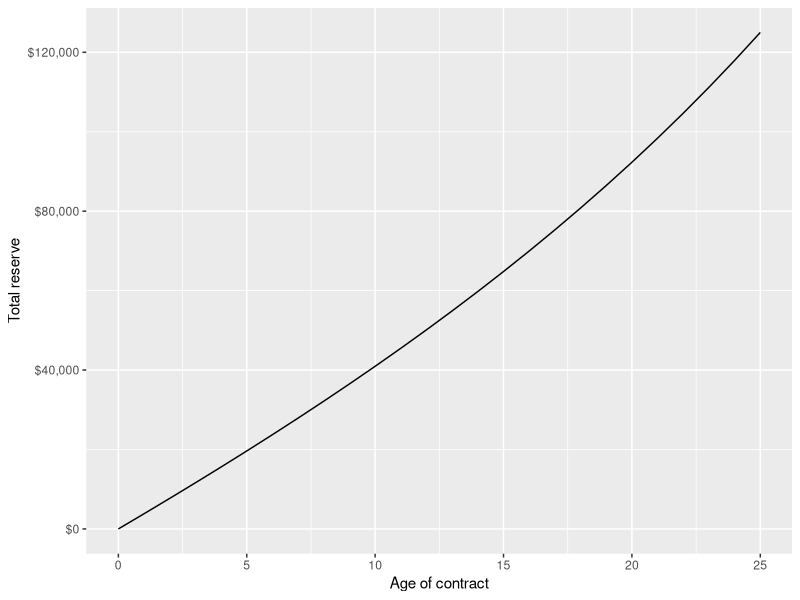

Reproduce this figure in R.
## ---- chunk 1
knitr::opts_chunk$set(echo = TRUE)
## ---- chunk 2
x <- 30     #age
T <- 35     #length of contract
D <- 20000  #disability pension
r <- 0.03   #intereset rate
premium_yearly <- 2500
## ---- chunk 3
lambda <- function(t){
  #we do not have any t-dependency
  m12 <- 0.0279 
  m13 <- 0.0229
  m11 <- -(m12+m13)
  m21 <- 0
  m23 <- 0.0229
  m22 <- -(m21+m23)
  m31 <- m32 <- m33 <- 0
  L <- matrix(c(m11,m12,m13,m21,m22,m23,m31,m32,m33), nrow=3, byrow=TRUE)
  
  return(L)
}
## ---- chunk 4
field <- function(t,M){
  return(M%*%lambda(t))
}

#field(t0, P0)

Euler <- function(t0,P0,h,tn){
  if(t0==tn){ return(P0)}
  N <- (tn-t0)/h
  D <- dim(P0)[1] #gives dimension of mxn matrix dim = c(m,n)
  #Initial condition at s
  P <- array(diag(D*(N+1)), dim=c(D,D,N+1))
  #First iteration
  P[,,1] <- P0
  
  
  for(n in 1:N){
    P[,,n+1] <- P[,,n]+h*field(t0+n*h,P[,,n])
  }
  return(P) #returns array, array(data , dim= c(3,3,2)), this stores 2 3x3 matricies
}

t0 <- 60       #start age
P0 <- diag(3)  #initial start with P(s,s) = I
tn <- 110      #end age
h <- 1/12      #step size 
N <- (tn-t0)/h #number of steps

sol <- Euler(t0,P0,h,tn) #contains ages transition probs from 60 to 65.

v <- function(t){
  return(exp(-r*t))
}


#v(s), but s in [30,35]
v_ages <- sapply(seq(30, 35, by = h), v) #we apply the function v to each element




#sum1 where we do not care about the premium until afterwards, we use Riemann-sum.
s1 <- 0 
for (i in 1:(length(v_ages)-1)){
  s1 <- s1 + v_ages[i]*sol[1,1, ][i]*h #survival i.e * -> *
}

#sum2: do not care about D=20.000 until afterwards
s2 <- 0 
for (i in 1:(length(v_ages)-1)){
  s2 <- s2 + v_ages[i]*sol[1,2,][i]*h #disability i.e * -> dis
}
 
#V*(30, A): 
V_30_A <- (1/v(30))*((-1)*premium_yearly*s1 + D*s2)
V_30_A

#V_[disabeld](30,A): 

s3 <- 0 
for (i in 1:(length(v_ages)-1)){
  s3 <- s3 + v_ages[i]*sol[2,2,][i]*h #disability i.e dis -> dis
}


#V_[disabeld](30,A): 
V_30_dis <- (1/v(30))*D*s3
V_30_dis

## ---- chunk 5
x <- 45 
T <- 20 
D <- 12000
r <- 0.03

#discount factor
v <- function(t){
  return(exp(-r*t))
}
## ---- chunk 6
#1: alive 
#2: disabled
#3: dead
m12 <- 0.0279 
m13 <- 0.0229
m11 <- -(m12+m13)
m21 <- 0
m23 <- 0.0229
m22 <- -(m21+m23)
m31 <- m32 <- m33 <- 0
## ---- chunk 7
p_11 <- function(t,s){
  return(exp(-1*0.0508*(s-t)))
}
## ---- chunk 8
#alive to dead
p_13 <- function(t,s){
  return(1-exp((-1)*m13*(s-t)))
}
## ---- chunk 9
list.of.packages <- c("tidyverse", "scales")
new.packages <- list.of.packages[!(list.of.packages %in% installed.packages()[,"Package"])]
if(length(new.packages)) install.packages(new.packages)

library(tidyverse)
library(scales)   #nice formatting of plots
## ---- chunk 10
x <- 35     #age
T <- 25     #length of contract
r <- 0.035  #interest rate 
E <- 125000 #endownment 
B <- 250000 #death-benfit
## ---- chunk 11
mu <- function(t){
  return(0.0015 + 0.0004*(t-35))
}
## ---- chunk 12
v <- function(t){
  return(exp(-r*t))
}
## ---- chunk 13
p_surv <- function(s,t){
  integral <- 0.0015*(t-s) + 0.0004*((1/2)*(t^2 -s^2) + 35*(s-t))
  return(exp(-integral))
}
p_surv(35,36)
## ---- chunk 14
res1 <- 0 
for (n in 0:(T-1)){
  res1 <- res1 + v(n+1)*p_surv(x, x+n)*(1-p_surv(x+n, x+n+1))
}

res2 <- 0 
for (n in 0:(T-1)){
  res2 <- res2 + v(n)*p_surv(x, x+n)
}

above <- B*res1 + v(T)*p_surv(x,x+T)*E #whats above in the premium expression
below <- res2            #whats below in the premium expression

premium_yearly <- above/below
premium_yearly

## ---- chunk 15
#Present value of reserve when including premiums. 
V_reserve_1 <- function(x=35, E = 125000 , T=25){
  #x: age of insured
  #B: benefit specified in contract
  #T: length of contract 
  
  V_star_pre <- NULL
  for (t in 0:(T-1)){
    s <- 0 
    for (n in t:(T-1)){
      s <- s + (1/v(t))*(-1)*premium_yearly*v(n)*p_surv(t+x, n+x)
    }
    V_star_pre[t+1] <- s  + (1/v(t))*v(T)*p_surv(x+t, x+T)*E 
  }
  V_star_pre[T+1] <- E #specified by contract 
  return(V_star_pre)
} 
## ---- chunk 16

V_reserve_2 <- function(x=35, B=250000, T=25){
  #x: age of insured
  #B: benefit specified in contract
  #T: length of contract 
  
  V_star_post <- NULL
  for (t in 0:(T-1)){
    s <- 0 
    for (n in t:(T-1)){
      s <- s + (1/v(t))*B*v(n+1)*p_surv(x+t, x+n)*(1-p_surv(x+n, x+n+1))
    }
    V_star_post[t+1] <- s 
  }
  V_star_post[T+1] <- 0 #specified by contract
  return(V_star_post)
}

reserve_total <- V_reserve_1() + V_reserve_2()
reserve_total

## ---- chunk 17
df <- data.frame(seq(0,T,1), reserve_total)
colnames(df) <- c("age_contract", "reserve_total") 
#df

fig1 <- df %>% 
  ggplot(aes(x=age_contract, y = reserve_total)) + 
  geom_line() + 
  scale_y_continuous(labels = dollar) + 
  xlab("Age of contract") + 
  ylab("Total reserve")

fig1

#p1 <- ggplotly(fig1)
#p1
